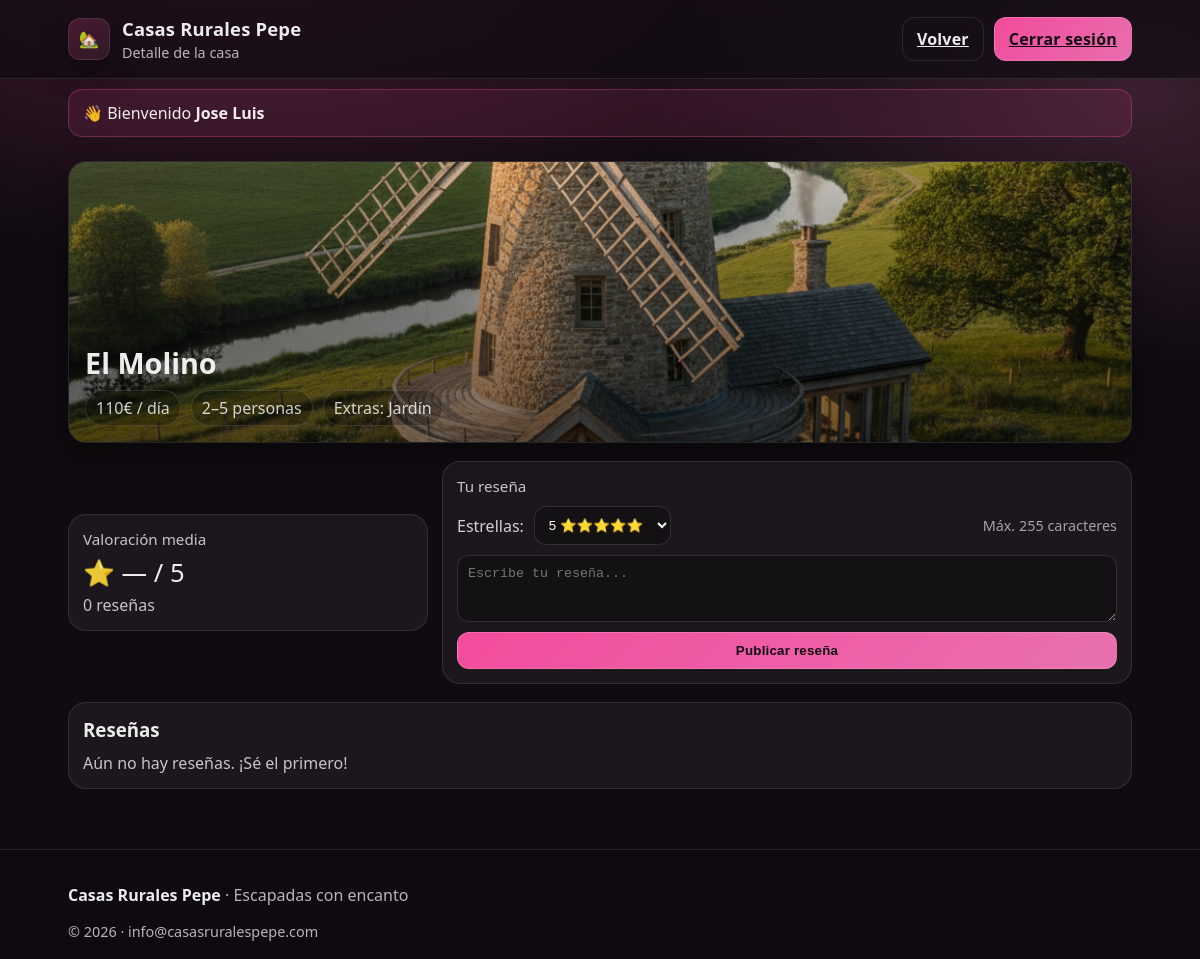
The app's page /casa.php?id=4 (signed in) with its own data.
### tables this page shows
CREATE TABLE casas (
  id INTEGER PRIMARY KEY AUTOINCREMENT,
  nombre TEXT NOT NULL UNIQUE,
  precio_dia INTEGER NOT NULL CHECK(precio_dia >= 0),
  personas_min INTEGER NOT NULL CHECK(personas_min >= 1),
  personas_max INTEGER NOT NULL CHECK(personas_max >= personas_min),
  extras TEXT NOT NULL,
  imagen TEXT,                -- ruta local (opcional)
  activa INTEGER NOT NULL DEFAULT 1 CHECK(activa IN (0,1))
);

### casa.php (the view, shortened to what this page needs)
<?php
require __DIR__ . '/db_connection.php';
function e(string $v): string {
  return htmlspecialchars($v, ENT_QUOTES | ENT_SUBSTITUTE, 'UTF-8');
}
$usuarioId = (int)($_SESSION['usuario']['id'] ?? 0);
$nombreUsuario = (string)($_SESSION['usuario']['nombre'] ?? $_SESSION['usuario']['nombre_usuario'] ?? 'Usuario');
$casaId = isset($_GET['id']) ? (int)$_GET['id'] : 0;
$stCasa = $pdo->prepare("SELECT id, nombre, precio_dia, personas_min, personas_max, extras, imagen
                         FROM casas WHERE id = :id AND activa = 1 LIMIT 1");
$stCasa->execute([':id' => $casaId]);
$casa = $stCasa->fetch();
$stMine = $pdo->prepare("SELECT id FROM resenas WHERE casa_id = :c AND usuario_id = :u LIMIT 1");
$stMine->execute([':c' => $casaId, ':u' => $usuarioId]);
$yaResenada = (bool)$stMine->fetch();
$stStats = $pdo->prepare("SELECT COUNT(*) as total, AVG(estrellas) as media
                          FROM resenas WHERE casa_id = :c");
$stStats->execute([':c' => $casaId]);
$stats = $stStats->fetch() ?: ['total' => 0, 'media' => null];
$totalResenas = (int)($stats['total'] ?? 0);
$media = $stats['media'] !== null ? (float)$stats['media'] : 0.0;
$stList = $pdo->prepare("
  SELECT r.estrellas, r.texto, r.creada_en, u.nombre_usuario
  FROM resenas r
  JOIN usuarios u ON u.id = r.usuario_id
  WHERE r.casa_id = :c
  ORDER BY r.id DESC
");
$stList->execute([':c' => $casaId]);
$resenas = $stList->fetchAll();
$imagen = trim((string)($casa['imagen'] ?? ''));
$bgHero = $imagen !== '' ? "background-image:url('" . e($imagen) . "');" : "";
?>
<!DOCTYPE html>
<html lang="es">
<head>
  <link rel="stylesheet" href="styles.css" />
</head>
<body>
<header class="header">
  <div class="header__inner">
    <div class="brand">
      <span class="brand__logo">🏡</span>
      <div class="brand__text">
        <h1 class="brand__title">Casas Rurales Pepe</h1>
        <p class="brand__subtitle">Detalle de la casa</p>
      </div>
    </div>
    <nav class="nav">
      <a class="btn btn--ghost" href="index.php">Volver</a>
      <a class="btn btn--primary" href="logout.php">Cerrar sesión</a>
    </nav>
  </div>
</header>
<div style="max-width:1100px;margin:10px auto 0;padding:0 18px;">
  <div style="padding:12px 14px;border:1px solid rgba(255,79,163,0.30);border-radius:14px;background:rgba(255,79,163,0.10);">
    👋 Bienvenido <strong><?= e($nombreUsuario) ?></strong>
  </div>
</div>
<main class="main">
  <section style="border:1px solid rgba(255,255,255,0.10);border-radius:18px;overflow:hidden;box-shadow:0 12px 30px rgba(0,0,0,0.35);">
    <div style="height:280px; <?= $bgHero ?> background-size:cover;background-position:center;
                background-color:rgba(255,255,255,0.05);
                position:relative;">
      <div style="position:absolute;inset:0;background:linear-gradient(180deg, rgba(0,0,0,0.05), rgba(0,0,0,0.55));"></div>
      <div style="position:absolute;left:16px;bottom:16px;right:16px;">
        <h2 style="margin:0;font-size:1.8rem;"><?= e((string)$casa['nombre']) ?></h2>
        <div style="margin-top:8px;display:flex;gap:10px;flex-wrap:wrap;color:rgba(255,255,255,0.80);">
          <span style="padding:6px 10px;border-radius:999px;border:1px solid rgba(255,255,255,0.12);background:rgba(0,0,0,0.25);">
            <?= (int)$casa['precio_dia'] ?>€ / día
          </span>
          <span style="padding:6px 10px;border-radius:999px;border:1px solid rgba(255,255,255,0.12);background:rgba(0,0,0,0.25);">
            <?= (int)$casa['personas_min'] ?>–<?= (int)$casa['personas_max'] ?> personas
          </span>
          <span style="padding:6px 10px;border-radius:999px;border:1px solid rgba(255,255,255,0.12);background:rgba(0,0,0,0.25);">
            Extras: <?= e((string)$casa['extras']) ?>
          </span>
        </div>
      </div>
    </div>
  </section>
  <div style="height:18px;"></div>
  <section style="display:flex;gap:14px;flex-wrap:wrap;align-items:center;">
    <div style="flex:1;min-width:260px;padding:14px;border:1px solid rgba(255,255,255,0.10);border-radius:18px;background:rgba(255,255,255,0.05);">
      <div style="font-size:0.95rem;color:rgba(255,255,255,0.75);">Valoración media</div>
      <div style="margin-top:6px;font-size:1.6rem;">
        ⭐ <?= $totalResenas > 0 ? number_format($media, 1) : "—" ?> / 5
      </div>
      <div style="margin-top:4px;color:rgba(255,255,255,0.75);">
        <?= $totalResenas ?> reseña<?= $totalResenas === 1 ? '' : 's' ?>
      </div>
    </div>
    <div style="flex:2;min-width:320px;padding:14px;border:1px solid rgba(255,255,255,0.10);border-radius:18px;background:rgba(255,255,255,0.05);">
      <div style="font-size:0.95rem;color:rgba(255,255,255,0.75);">Tu reseña</div>
      <?php if ($yaResenada): ?>
        <div style="margin-top:10px;color:rgba(255,255,255,0.75);">
          Ya has dejado una reseña en esta casa. Gracias 🙌
        </div>
      <?php else: ?>
        <form method="POST" style="margin-top:10px;display:grid;gap:10px;">
          <div style="display:flex;gap:10px;align-items:center;flex-wrap:wrap;">
            <label style="color:rgba(255,255,255,0.8);">Estrellas:</label>
            <select name="estrellas"
                    style="padding:10px;border-radius:12px;border:1px solid rgba(255,255,255,0.12);background:rgba(0,0,0,0.25);color:white;">
              <option value="5">5 ⭐⭐⭐⭐⭐</option>
            </select>
            <span style="margin-left:auto;color:rgba(255,255,255,0.60);font-size:0.9rem;">
              Máx. 255 caracteres
            </span>
          </div>
          <textarea name="texto" maxlength="255" rows="3" required
            placeholder="Escribe tu reseña..."
            style="width:100%;padding:10px;border-radius:12px;border:1px solid rgba(255,255,255,0.12);background:rgba(0,0,0,0.25);color:white;resize:vertical;"></textarea>
          <button class="btn btn--primary" type="submit">Publicar reseña</button>
        </form>
      <?php endif; ?>
    </div>
  </section>
  <div style="height:18px;"></div>
  <section style="padding:14px;border:1px solid rgba(255,255,255,0.10);border-radius:18px;background:rgba(255,255,255,0.05);">
    <h3 style="margin:0 0 10px;">Reseñas</h3>
    <?php if (empty($resenas)): ?>
      <div style="color:rgba(255,255,255,0.75);">Aún no hay reseñas. ¡Sé el primero!</div>
    <?php endif; ?>
  </section>
</main>
<footer class="footer">
  <div class="footer__inner">
    <p><strong>Casas Rurales Pepe</strong> · Escapadas con encanto</p>
    <p class="footer__small">© <span id="year"></span> · info@casasruralespepe.com</p>
  </div>
</footer>
</body>
</html>

### styles.css (style rules this page uses)
:root { --bg: #0f0b10; --panel: rgba(255, 255, 255, 0.06); --panel-2: rgba(255, 255, 255, 0.10); --text: rgba(255, 255, 255, 0.92); --muted: rgba(255, 255, 255, 0.70); --pink: #ff4fa3; --pink-2: #ff7abf; --stroke: rgba(255, 255, 255, 0.10); --shadow: 0 12px 30px rgba(0, 0, 0, 0.35); }
* { box-sizing: border-box; }
body { margin: 0; font-family: system-ui, -apple-system, Segoe UI, Roboto, Arial, sans-serif; background: radial-gradient(1200px 600px at 20% -10%, rgba(255, 79, 163, 0.25), transparent 60%), radial-gradient(900px 500px at 95% 10%, rgba(255, 122, 191, 0.18), transparent 55%), var(--bg); color: var(--text); }
.header { position: sticky; top: 0; z-index: 10; backdrop-filter: blur(12px); background: rgba(15, 11, 16, 0.65); border-bottom: 1px solid var(--stroke); }
.header__inner { max-width: 1100px; margin: 0 auto; padding: 16px 18px; display: flex; align-items: center; justify-content: space-between; gap: 16px; }
.brand { display: flex; align-items: center; gap: 12px; }
.brand__logo { width: 42px; height: 42px; display: grid; place-items: center; background: linear-gradient(135deg, rgba(255, 79, 163, 0.20), rgba(255, 122, 191, 0.10)); border: 1px solid var(--stroke); border-radius: 12px; box-shadow: var(--shadow); }
.brand__title { margin: 0; font-size: 1.15rem; letter-spacing: 0.2px; }
.brand__subtitle { margin: 2px 0 0 0; color: var(--muted); font-size: 0.9rem; }
.nav { display: flex; gap: 10px; }
.btn { appearance: none; border: 1px solid var(--stroke); background: var(--panel); color: var(--text); padding: 10px 14px; border-radius: 12px; cursor: pointer; font-weight: 600; letter-spacing: 0.2px; transition: transform 0.06s ease, background 0.2s ease, border-color 0.2s ease; }
.btn--primary { background: linear-gradient(135deg, rgba(255, 79, 163, 0.95), rgba(255, 122, 191, 0.9)); border-color: rgba(255, 255, 255, 0.16); color: #120912; }
.btn--ghost { background: transparent; }
.main { max-width: 1100px; margin: 0 auto; padding: 24px 18px 60px; }
.footer { border-top: 1px solid var(--stroke); background: rgba(15, 11, 16, 0.65); backdrop-filter: blur(10px); }
.footer__inner { max-width: 1100px; margin: 0 auto; padding: 18px 18px; color: var(--muted); }
.footer__inner strong { color: var(--text); }
.footer__small { margin: 6px 0 0 0; font-size: 0.9rem; }

### records on screen
casas: imagen (picture), nombre "El Molino", precio_dia "110", personas_min "2", personas_max "5", extras "Jardín"

### other values on screen
$nombreUsuario "Jose Luis"
$totalResenas "0"
